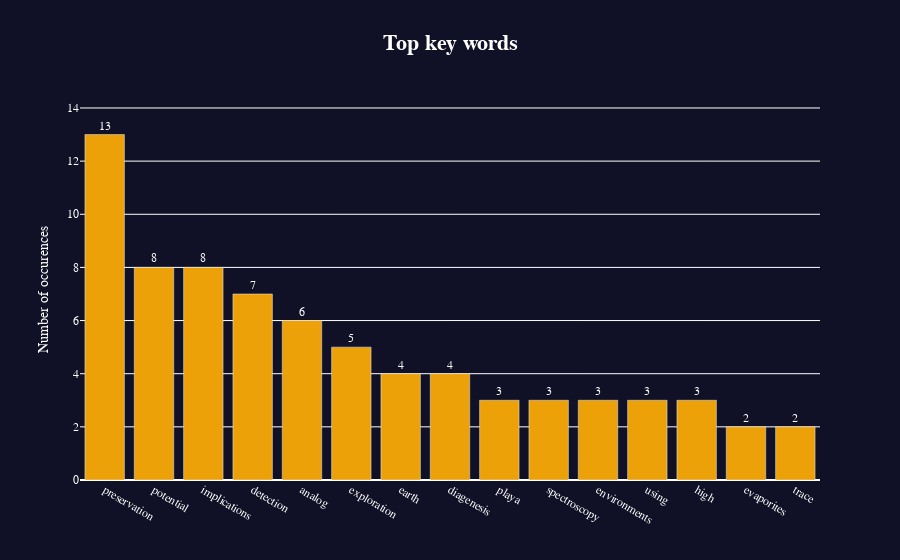

Notebook source saved alongside this figure:
### Code cell
plots.make_top_key_words(results_df, query)

### Figure 1 — Plotly figure (JSON) as saved in the notebook; plotly's stock layout.template omitted (floating-point values rounded to 4 significant figures)
{"data": [{"marker": {"color": "#eda109"}, "textangle": 0, "textposition": "outside", "texttemplate": "%{y}", "type": "bar", "x": ["preservation", "potential", "implications", "detection", "analog", "exploration", "earth", "diagenesis", "playa", "spectroscopy", "environments", "using", "high", "evaporites", "trace"], "y": [13, 8, 8, 7, 6, 5, 4, 4, 3, 3, 3, 3, 3, 2, 2]}], "layout": {"font": {"color": "white", "family": "Courier New, monospace", "size": 12}, "paper_bgcolor": "#101126", "plot_bgcolor": "#101126", "title": {"text": "<span style='font-size: 22px;'><b>Top key words<b></span>", "x": 0.5}, "yaxis": {"range": [0, 14.3], "title": {"text": "Number of occurences"}}}}
